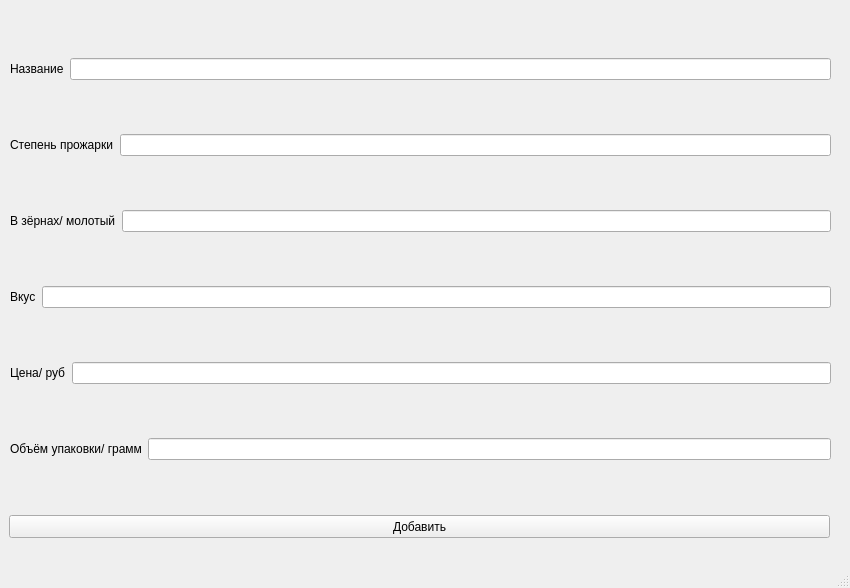
<?xml version="1.0" encoding="UTF-8"?>
<ui version="4.0">
 <class>MainWindow</class>
 <widget class="QMainWindow" name="MainWindow">
  <property name="geometry">
   <rect>
    <x>0</x>
    <y>0</y>
    <width>850</width>
    <height>588</height>
   </rect>
  </property>
  <property name="windowTitle">
   <string>Окно добавления</string>
  </property>
  <widget class="QWidget" name="centralwidget">
   <widget class="QPushButton" name="addbutton">
    <property name="geometry">
     <rect>
      <x>9</x>
      <y>515</y>
      <width>821</width>
      <height>23</height>
     </rect>
    </property>
    <property name="text">
     <string>Добавить</string>
    </property>
   </widget>
   <widget class="QWidget" name="">
    <property name="geometry">
     <rect>
      <x>10</x>
      <y>10</y>
      <width>821</width>
      <height>501</height>
     </rect>
    </property>
    <layout class="QVBoxLayout" name="verticalLayout">
     <item>
      <layout class="QHBoxLayout" name="horizontalLayout_4">
       <item>
        <widget class="QLabel" name="label_3">
         <property name="text">
          <string>Название</string>
         </property>
        </widget>
       </item>
       <item>
        <widget class="QLineEdit" name="name"/>
       </item>
      </layout>
     </item>
     <item>
      <layout class="QHBoxLayout" name="horizontalLayout_3">
       <item>
        <widget class="QLabel" name="label_6">
         <property name="text">
          <string>Степень прожарки</string>
         </property>
        </widget>
       </item>
       <item>
        <widget class="QLineEdit" name="melt"/>
       </item>
      </layout>
     </item>
     <item>
      <layout class="QHBoxLayout" name="horizontalLayout">
       <item>
        <widget class="QLabel" name="label">
         <property name="text">
          <string>В зёрнах/ молотый</string>
         </property>
        </widget>
       </item>
       <item>
        <widget class="QLineEdit" name="kind"/>
       </item>
      </layout>
     </item>
     <item>
      <layout class="QHBoxLayout" name="horizontalLayout_5">
       <item>
        <widget class="QLabel" name="label_5">
         <property name="text">
          <string>Вкус</string>
         </property>
        </widget>
       </item>
       <item>
        <widget class="QLineEdit" name="taste"/>
       </item>
      </layout>
     </item>
     <item>
      <layout class="QHBoxLayout" name="horizontalLayout_6">
       <item>
        <widget class="QLabel" name="label_4">
         <property name="text">
          <string>Цена/ руб</string>
         </property>
        </widget>
       </item>
       <item>
        <widget class="QLineEdit" name="cost"/>
       </item>
      </layout>
     </item>
     <item>
      <layout class="QHBoxLayout" name="horizontalLayout_2">
       <item>
        <widget class="QLabel" name="label_2">
         <property name="text">
          <string>Объём упаковки/ грамм</string>
         </property>
        </widget>
       </item>
       <item>
        <widget class="QLineEdit" name="storage"/>
       </item>
      </layout>
     </item>
    </layout>
   </widget>
  </widget>
  <widget class="QMenuBar" name="menubar">
   <property name="geometry">
    <rect>
     <x>0</x>
     <y>0</y>
     <width>850</width>
     <height>21</height>
    </rect>
   </property>
  </widget>
  <widget class="QStatusBar" name="statusbar"/>
 </widget>
 <resources/>
 <connections/>
</ui>
